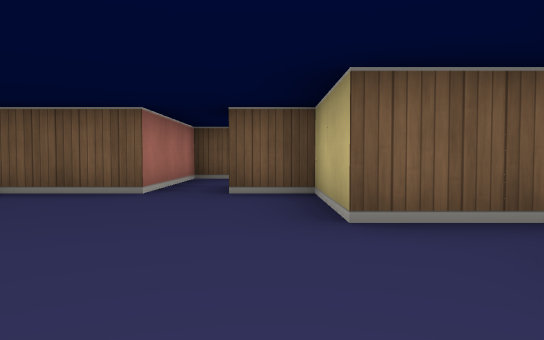
[1] (above)

19 first-person views from a walk through a cub3D ray-caster map. The camera is about half as high as the walls, tilts 2° down and sees 70° across. The floor is counted in squares. Each view is taken from the middle of a square. On the plan, view 1 faces up. The plan holds only what a view shows up to about 9 squares ahead; the rest is blank.

[2]
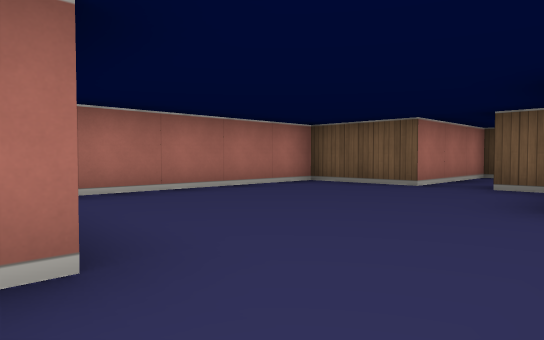

[3]
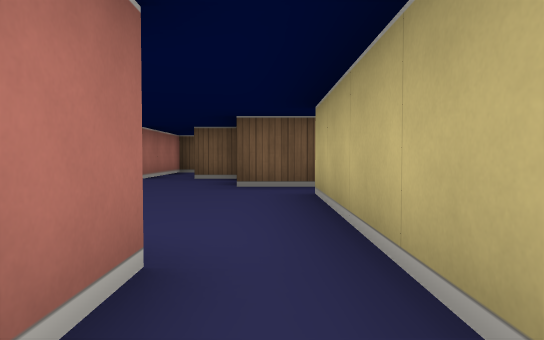

[4]
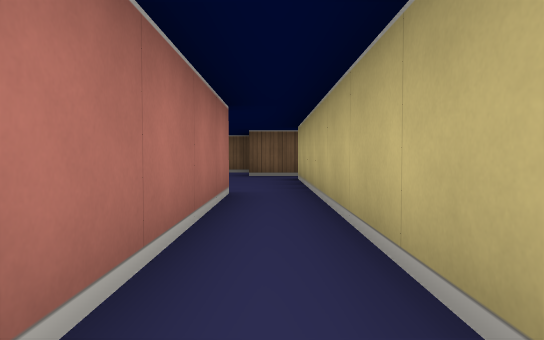

[5]
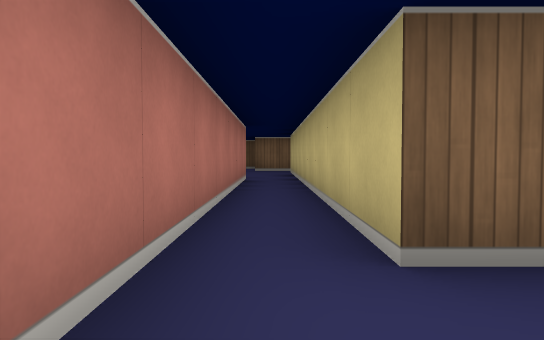

[6]
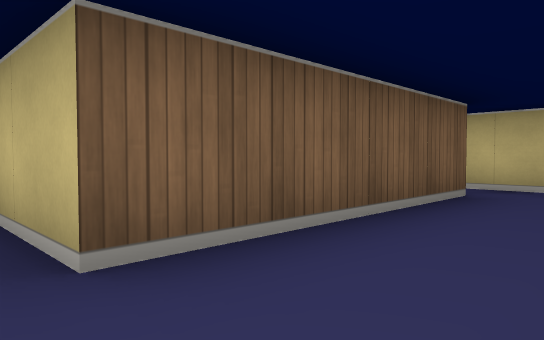

[7]
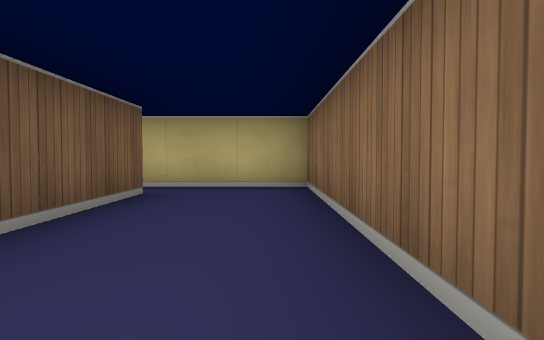

[8]
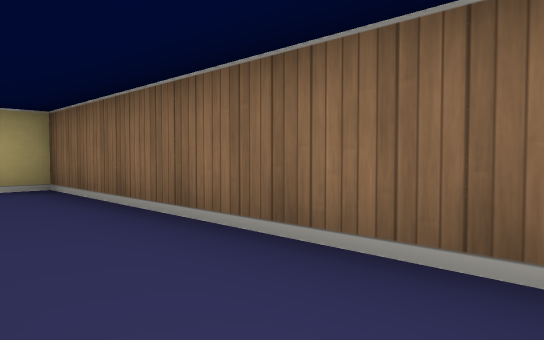

[9]
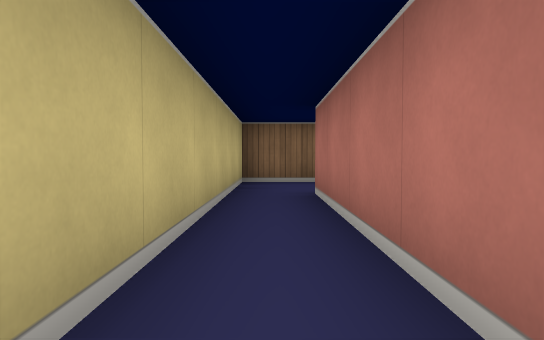

[10]
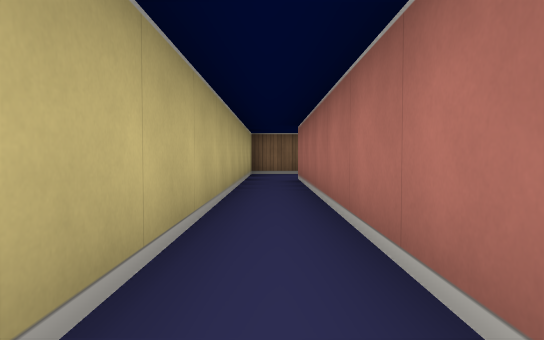

[11]
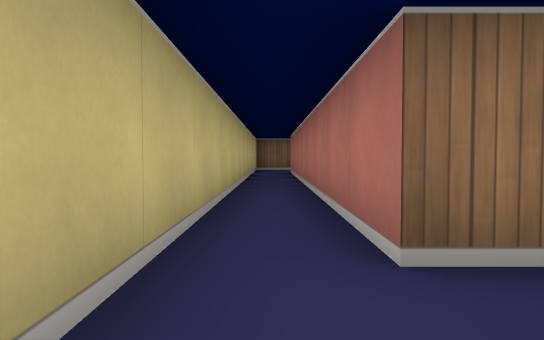

[12]
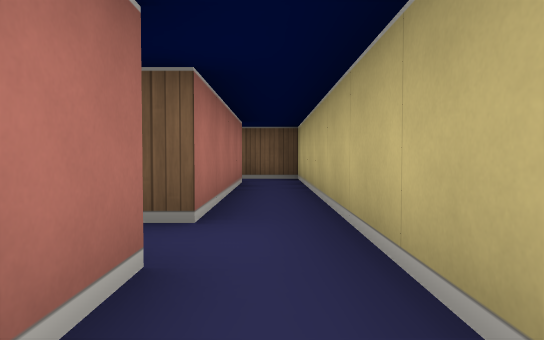

[13]
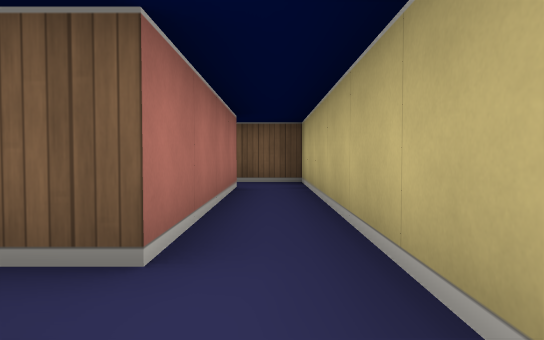

[14]
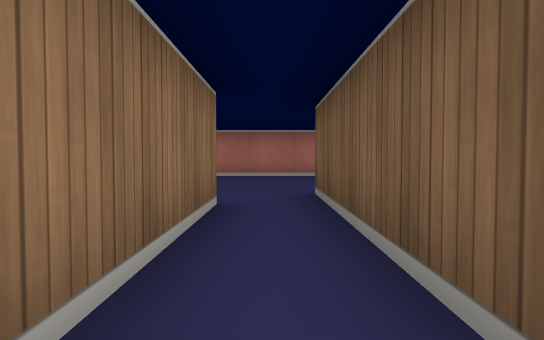

[15]
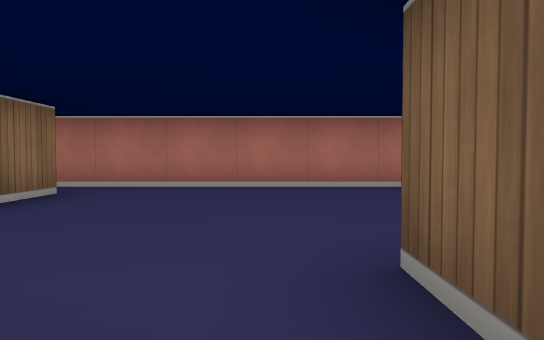

[16]
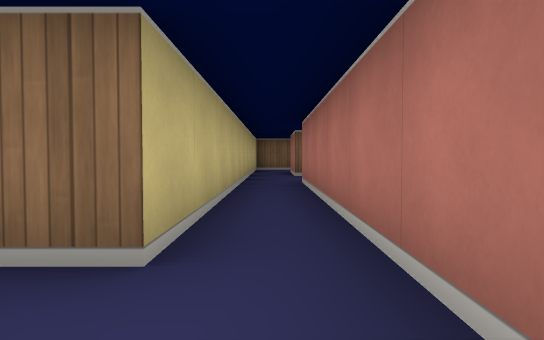

[17]
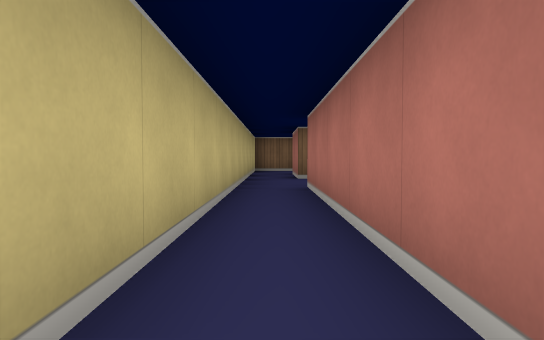

[18]
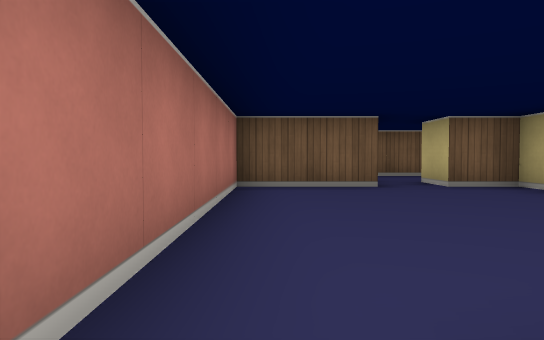

[19]
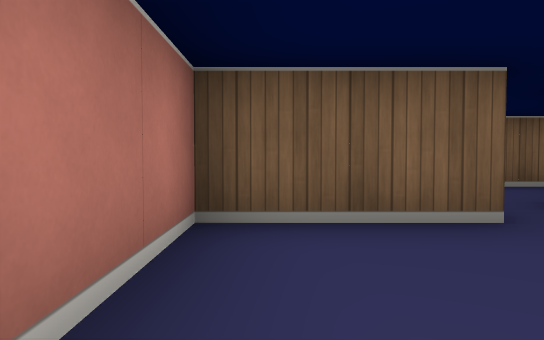

### Floor plan
Ten units are one square. View 1 is at (0, 0); x grows to the right and y downward. Boxes are objects, and circles mark ways between rooms. Rooms are numbered by the first view taken in them; rooms with no view inside come last. Other rooms are left out.
<svg viewBox="-45 -75 115 175">
<path fill="none" stroke="#000" d="M15 15 15 -15 55 -15M-15 -55 -15 -45 -35 -45 -35 55M55 -25 5 -25 5 -45 -5 -45 -5 -55M-25 75 -25 5 -15 5M12 95 65 95 65 -15M5 15 5 84M55 -15 55 75 15 75 15 15M55 -65 55 -25M65 -15 65 -65"/>
<circle cx="10" cy="10" r="3" fill="#2a7"/>
<circle cx="50" cy="-20" r="3" fill="#2a7"/>
<circle cx="60" cy="-10" r="3" fill="#2a7"/>
<text x="-10" y="-10">1</text>
<text x="60" y="60">2</text>
<text x="60" y="-40">3</text>
</svg>
Room 1 opens to room 2. Room 1 opens to room 3. Room 2 opens to room 3.

Where each view was taken, in squares from view 1:
view 1: 0 up, 0 right, facing up
view 2: 1 down, 1 right, facing up-left
view 3: 3 down, 1 right, facing up
view 4: 6 down, 1 right, facing up
view 5: 9 down, 1 right, facing up
view 6: 9 down, 1 right, facing up-right
view 7: 9 down, 1 right, facing right
view 8: 8 down, 1 right, facing down-right
view 9: 3 down, 6 right, facing down
view 10: 0 up, 6 right, facing down
view 11: 3 up, 6 right, facing down
view 12: 0 up, 6 right, facing up
view 13: 1 up, 6 right, facing up
view 14: 2 up, 5 right, facing left
view 15: 2 up, 2 right, facing left
view 16: 1 up, 3 left, facing down
view 17: 0 up, 3 left, facing down
view 18: 1 down, 3 left, facing up
view 19: 2 up, 3 left, facing up
